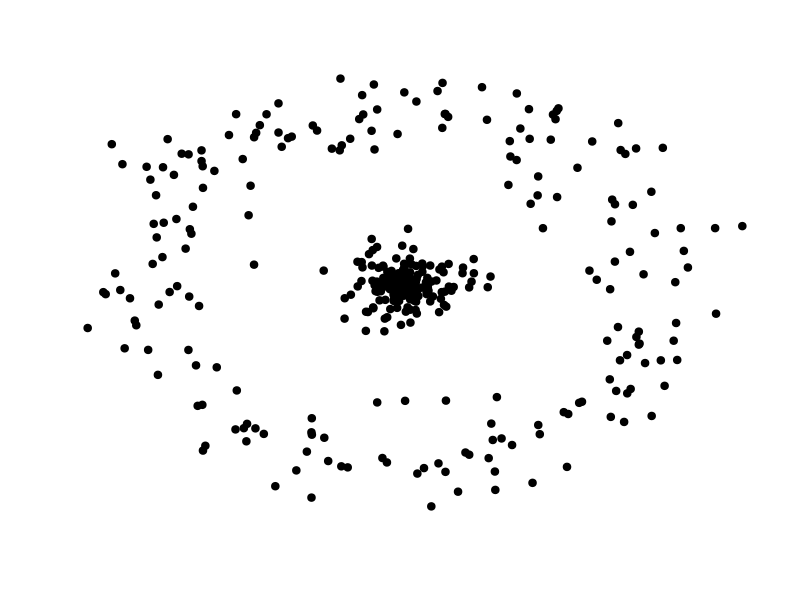
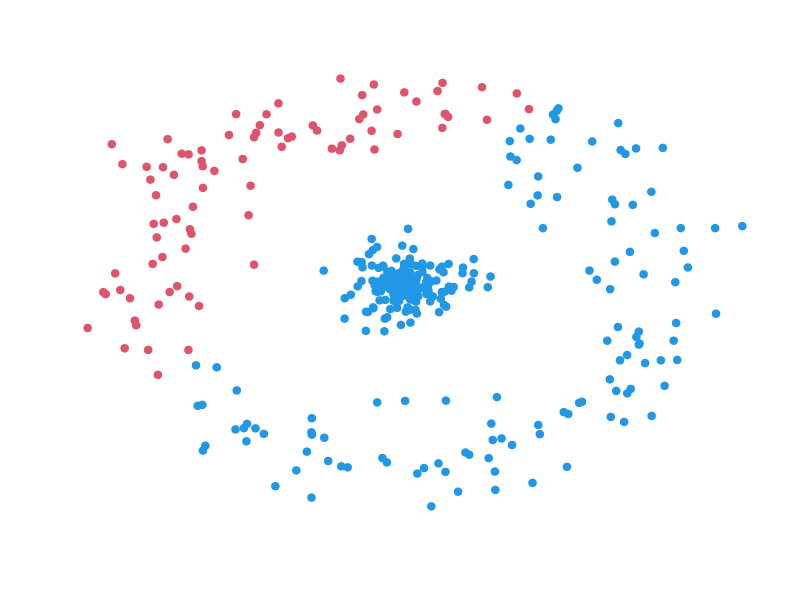
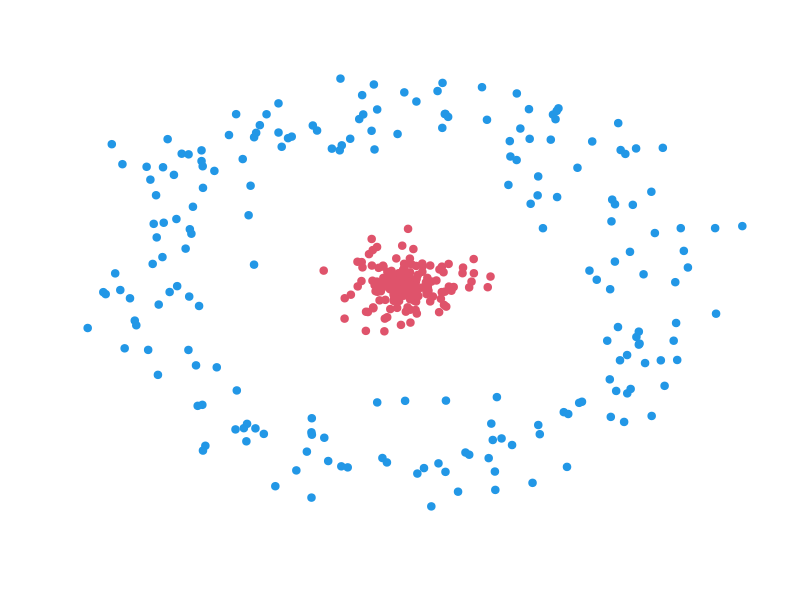
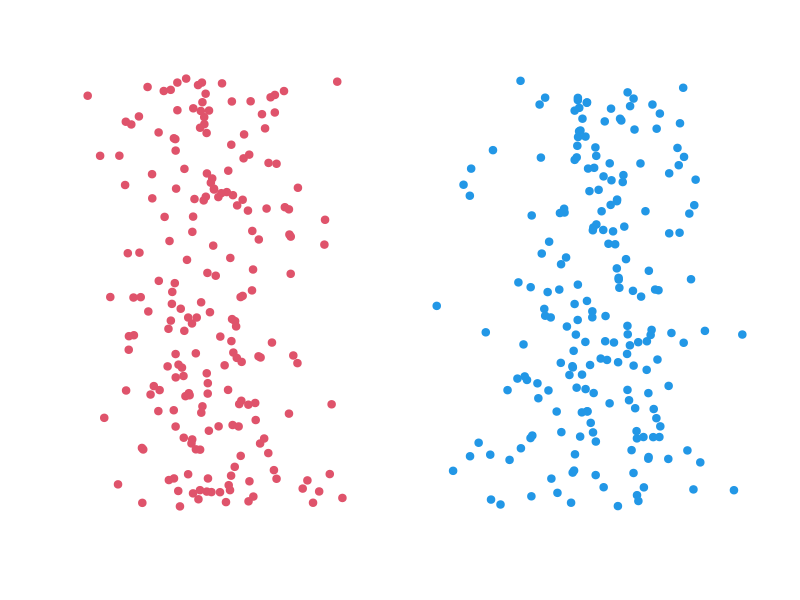

Here is the R script that generated these plots, in order:
# Fig classif

# Parms
n = 200; r0 = 7; seed = 1; set.seed(seed); par(pch=20)

# Data
r = c(rnorm(n), r0+rnorm(n))
a = 2*pi*runif(2*n)
x = r*cos(a); y = r*sin(a)

# Classif
c1 = kmeans(cbind(x, y), centers=rbind(c(-r0, r0), c(0 ,0)))$cluster
c2 = kmeans(r, centers=c(0, r0))$cluster

# par(mfrow=c(2, 2), col.axis=0, fg=0, pch=20)
pdf('Classif0.pdf'); 
par(mfrow=c(1, 1), col.axis=0, fg=0, pch=20, cex=1.5, mex=.5)
plot(x, y, col=1, xlab='', ylab='')
dev.off()

pdf('Classif1.pdf'); 
par(mfrow=c(1, 1), col.axis=0, fg=0, pch=20, cex=1.5, mex=.5)
plot(x, y, col=2*c1, xlab='', ylab='')
dev.off()

pdf('Classif2.pdf'); 
par(mfrow=c(1, 1), col.axis=0, fg=0, pch=20, cex=1.5, mex=.5) 
plot(x, y, col=2*c2, xlab='', ylab='')
dev.off()

pdf('Classif3.pdf'); 
par(mfrow=c(1, 1), col.axis=0, fg=0, pch=20, cex=1.5, mex=.5)
plot(r, a, col=2*c2, xlab='', ylab='')
dev.off()
